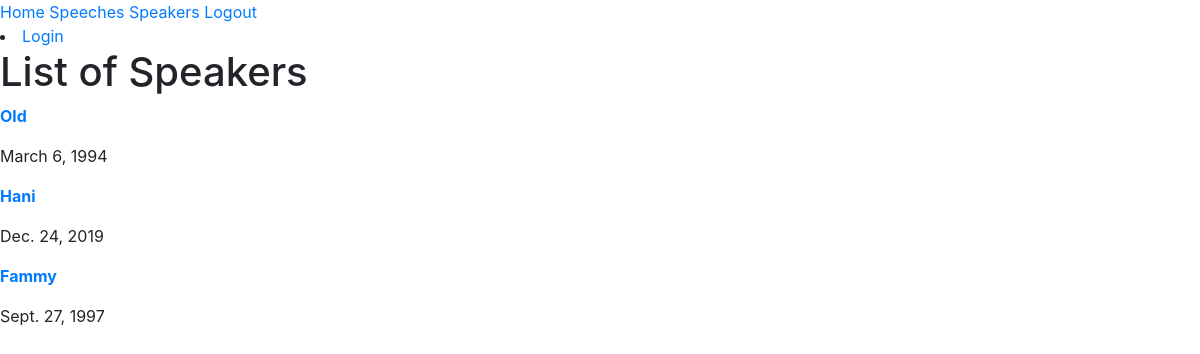
The app's page /speeches/speaker with its own data.
### speeches/models.py (models this page shows, shortened)
class Speaker(models.Model):
    first_name = models.CharField(max_length=64)
    last_name = models.CharField(max_length=64)
    date_of_birth = models.DateField(null=True, blank=True)
    Bio = models.TextField(max_length=350, null=True, blank=True, help_text='Enter speaker biography')
    class Meta:
        ordering = ['last_name', 'first_name']

### speeches/views.py (the view)
# urls.py: path("speaker", views.speaker, name="speaker"),
def speaker(request):
    context = {
        "speaker" : Speaker.objects.all()
    }
    return render(request, "Speeches/speaker.html", context)

### speeches/templates/speeches/speaker.html
{% extends "speeches/layout.html" %}
{% load static %}
    {% block body %}
        <h1>List of Speakers</h1>
        {% for speech in speaker  %}
        <div>
            <p> <a href="{{ book.get_absolute_url }}"><strong>{{ speech.first_name}}</strong> </a></p>
            <p>{{speech.date_of_birth}}</p>
            </div>
        {% endfor %}
    {% endblock %}

### records on screen
Speaker: first_name "Old", date_of_birth "March 6, 1994"
Speaker: first_name "Hani", date_of_birth "Dec. 24, 2019"
Speaker: first_name "Fammy", date_of_birth "Sept. 27, 1997"
